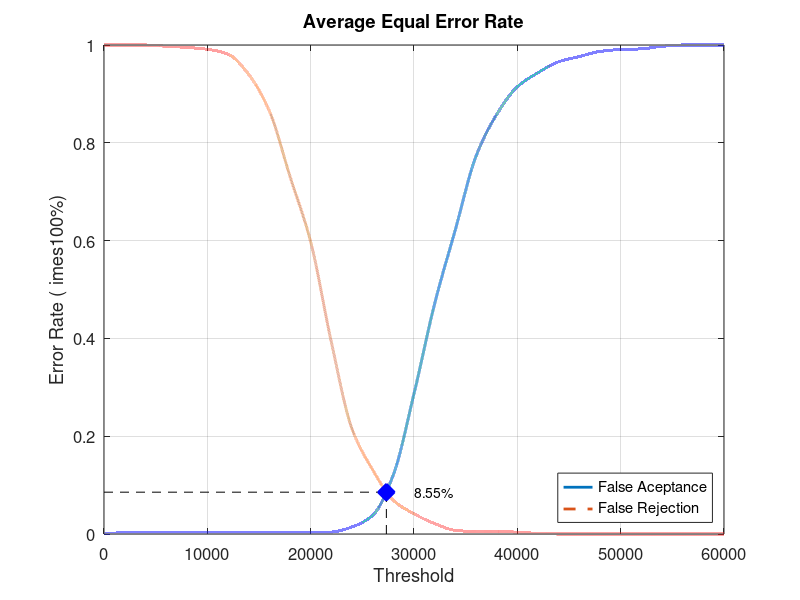
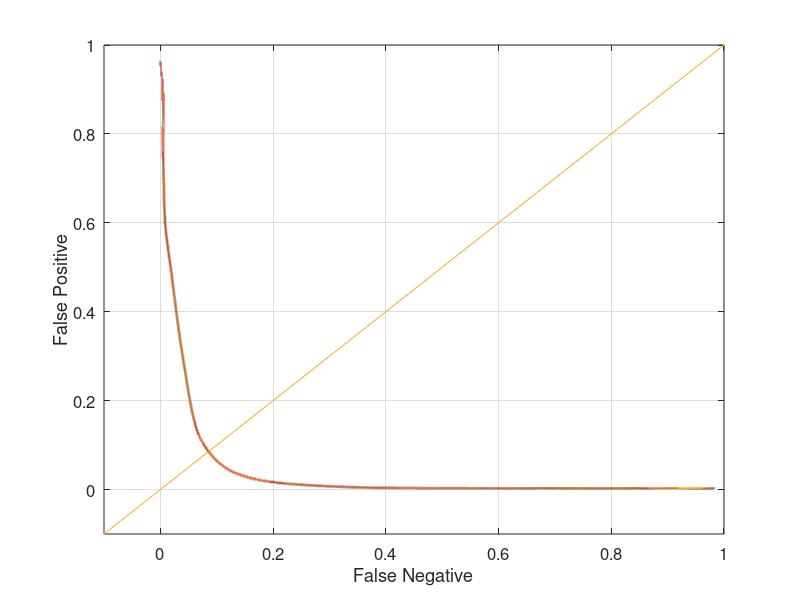

Write the MATLAB code that produced these figures, in order.
close all;
clear;
clc;
x = 0:2000:60000;
xq = 0:0.5:60000;

y0 = [0 0.00263158 0.00263158 0.00263158 0.00263158 0.00263158 0.00263158 0.00263158 0.00263158 0.00263158 0.00263158 0.00394737 0.0144737 0.0381579 0.121053 0.286842 0.471053 0.622368 0.772368 0.857895 0.914474 0.943421 0.965789 0.976316 0.986842 0.990789 0.992105 0.997368 1 1 1]
yy0 = interp1(x, y0, xq, 'pchip');
y1 = [1 1 1 0.9975 0.995 0.99125 0.98125 0.94 0.865 0.73125 0.5975 0.3925 0.215 0.13125 0.06875 0.04125 0.02125 0.0075 0.005 0.005 0.00375 0.00125 0 0 0 0 0 0 0 0 0]
yy1 = interp1(x, y1, xq, 'pchip');

% Calculating EER: 
y2 = abs(y0 - y1);
find(y2 == min(y2))
yy2 = abs(yy0 - yy1);
xEER = find(yy2 == min(yy2));
xEERIndex = xq(xEER) % X-axis EER
yEER = yy0(xEER) % Y-axis EER

main = figure
plot(xq, yy0,'-','LineWidth', 2);	hold on
plot(xq, yy1,'--','LineWidth', 2);	hold on
plot([xEERIndex xEERIndex], [0 yEER], 'k--');	hold on
plot([0 xEERIndex], [yEER yEER], 'k--');	hold on
plot(xEERIndex, yEER, 'bx', 'LineWidth', 10);	hold on
text(xEERIndex + 10 * xEERIndex / 100, yEER, [num2str(round((10000 * yEER)) / 100) '%'])
legend('False Aceptance', 'False Rejection', 'Location', 'SouthEast')
xlabel('Threshold')
ylabel('Error Rate (	imes100%)')
title('Average Equal Error Rate')
set(gca, 'FontSize', 12)
axis([0 60000 0 1])
grid on

print(main, 'Experiment3AverageMain', '-dpng');
FNRxFPR = figure('Color', [1 1 1]);
plot(yy1, yy0, '-', yy1, yy0, 'LineWidth', 2);
hold on
y = -0.1:0.1:1
plot(y, y); 
set(gca, 'FontSize', 12)
xlabel('False Negative')
ylabel('False Positive')
axis([-0.1 1 -0.1 1])
set(gca, 'FontSize', 12)
grid on

print(FNRxFPR, 'Experiment3AverageFNRxFPR','-dpng');
